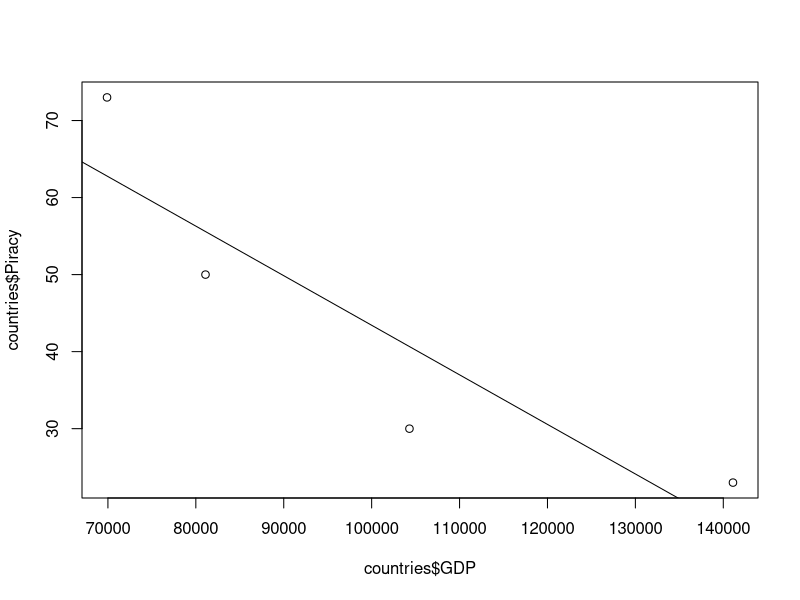
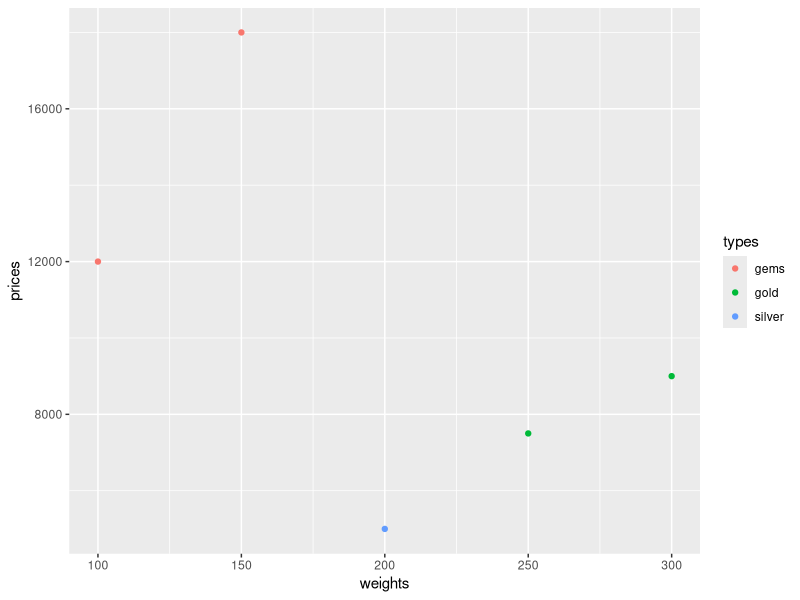

Generate these figures, in order, with R:
#Real-World Data

list.files(pattern = ".*R")
piracy <- read.csv("piracy.csv")
gdp <- read.table("gdp.txt", sep=" ", header=TRUE)
countries <- merge(x = gdp, y = piracy)

plot(countries$GDP,countries$Piracy)

#Возможна есть корреляция - 
cor.test(countries$GDP, countries$Piracy)
#The key result we're interested in is the "p-value". 
#Conventionally, any correlation with a p-value less than 0.05 
#is considered statistically significant,

#мы можем попробовать построить линейную модель:
line <- lm(countries$Piracy ~ countries$GDP)
abline(line)

##+ggplot2 example
install.packages("ggplot2")
help(package = "ggplot2")

weights <- c(300, 200, 100, 250, 150)
prices <- c(9000, 5000, 12000, 7500, 18000)
chests <- c('gold', 'silver', 'gems', 'gold', 'gems')
types <- factor(chests)
#
library(ggplot2)
qplot(weights, prices, color = types)
#